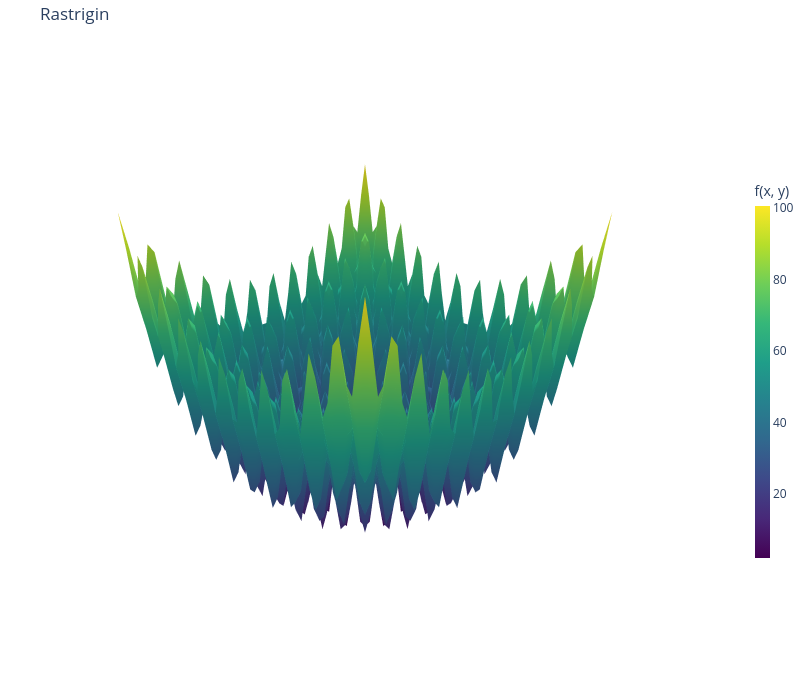
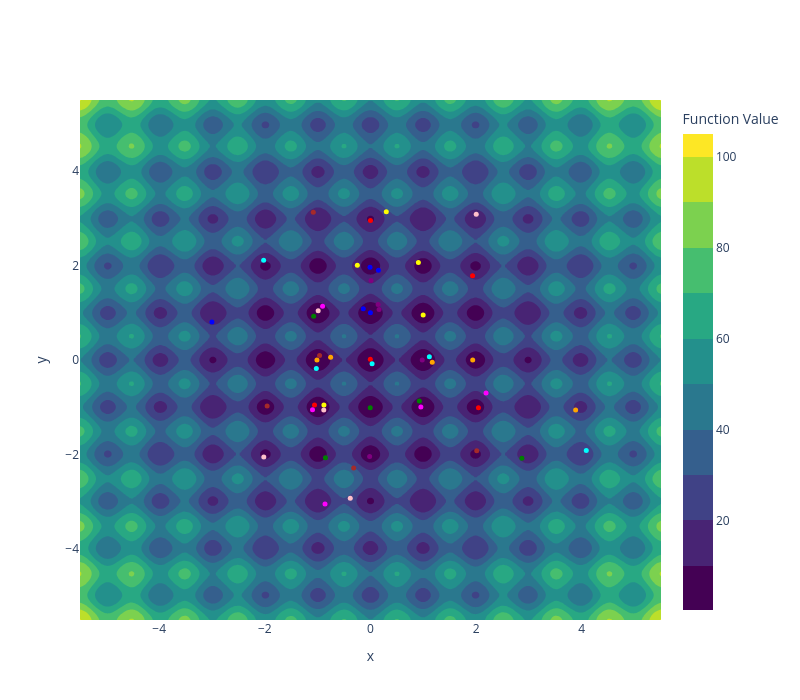

The notebook cell saved with these charts, in order:
### Code cell
plot_3d_surface_without_grid(rastrigin)
plot_contour_and_paths(rastrigin, paths)

### Figure 1 — Plotly figure (JSON) as saved in the notebook; plotly's stock layout.template omitted (floating-point values rounded to 4 significant figures; data arrays with more than 128 entries replaced by an {"elided": "..."} marker saying what was removed)
{"data": [{"colorbar": {"len": 0.6, "thickness": 15, "title": {"text": "f(x, y)"}}, "colorscale": [[0, "#440154"], [0.1111, "#482878"], [0.2222, "#3e4989"], [0.3333, "#31688e"], [0.4444, "#26828e"], [0.5556, "#1f9e89"], [0.6667, "#35b779"], [0.7778, "#6ece58"], [0.8889, "#b5de2b"], [1, "#fde725"]], "type": "surface", "x": {"elided": "50x50 float values"}, "y": {"elided": "50x50 float values"}, "z": {"elided": "50x50 float values"}}], "layout": {"height": 700, "margin": {"b": 0, "l": 0, "r": 0, "t": 40}, "paper_bgcolor": "white", "scene": {"camera": {"eye": {"x": 1.5, "y": 1.5, "z": 1}}, "xaxis": {"showbackground": false, "showgrid": false, "showline": false, "showticklabels": false, "ticks": "", "title": {"text": ""}, "visible": false, "zeroline": false}, "yaxis": {"showbackground": false, "showgrid": false, "showline": false, "showticklabels": false, "ticks": "", "title": {"text": ""}, "visible": false, "zeroline": false}, "zaxis": {"showbackground": false, "showgrid": false, "showline": false, "showticklabels": false, "ticks": "", "title": {"text": ""}, "visible": false, "zeroline": false}}, "title": {"text": "Rastrigin"}, "width": 800}}

### Figure 2 — Plotly figure (JSON) as saved in the notebook; plotly's stock layout.template omitted (floating-point values rounded to 4 significant figures; data arrays with more than 128 entries replaced by an {"elided": "..."} marker saying what was removed)
{"data": [{"colorbar": {"title": {"text": "Function Value"}}, "colorscale": [[0, "#440154"], [0.1111, "#482878"], [0.2222, "#3e4989"], [0.3333, "#31688e"], [0.4444, "#26828e"], [0.5556, "#1f9e89"], [0.6667, "#35b779"], [0.7778, "#6ece58"], [0.8889, "#b5de2b"], [1, "#fde725"]], "contours": {"showlines": false}, "type": "contour", "x": {"elided": "200 float values"}, "y": {"elided": "200 float values"}, "z": {"elided": "200x200 float values"}}, {"line": {"color": "red", "width": 2}, "marker": {"size": 5}, "mode": "lines+markers", "showlegend": false, "type": "scatter", "x": [-0.003351], "y": [0.01756]}, {"line": {"color": "blue", "width": 2}, "marker": {"size": 5}, "mode": "lines+markers", "showlegend": false, "type": "scatter", "x": [-0.001525], "y": [1.002]}, {"line": {"color": "green", "width": 2}, "marker": {"size": 5}, "mode": "lines+markers", "showlegend": false, "type": "scatter", "x": [-0.005099], "y": [-1.008]}, {"line": {"color": "purple", "width": 2}, "marker": {"size": 5}, "mode": "lines+markers", "showlegend": false, "type": "scatter", "x": [0.9796], "y": [-0.002198]}, {"line": {"color": "orange", "width": 2}, "marker": {"size": 5}, "mode": "lines+markers", "showlegend": false, "type": "scatter", "x": [-1.014], "y": [-0.00241]}, {"line": {"color": "cyan", "width": 2}, "marker": {"size": 5}, "mode": "lines+markers", "showlegend": false, "type": "scatter", "x": [0.0301], "y": [-0.07915]}, {"line": {"color": "magenta", "width": 2}, "marker": {"size": 5}, "mode": "lines+markers", "showlegend": false, "type": "scatter", "x": [0.9535], "y": [-0.9947]}, {"line": {"color": "yellow", "width": 2}, "marker": {"size": 5}, "mode": "lines+markers", "showlegend": false, "type": "scatter", "x": [0.997], "y": [0.9496]}, {"line": {"color": "pink", "width": 2}, "marker": {"size": 5}, "mode": "lines+markers", "showlegend": false, "type": "scatter", "x": [-0.9904], "y": [1.04]}, {"line": {"color": "brown", "width": 2}, "marker": {"size": 5}, "mode": "lines+markers", "showlegend": false, "type": "scatter", "x": [-0.9642], "y": [0.09565]}, {"line": {"color": "red", "width": 2}, "marker": {"size": 5}, "mode": "lines+markers", "showlegend": false, "type": "scatter", "x": [-1.06], "y": [-0.952]}, {"line": {"color": "blue", "width": 2}, "marker": {"size": 5}, "mode": "lines+markers", "showlegend": false, "type": "scatter", "x": [-0.009495], "y": [1.962]}, {"line": {"color": "green", "width": 2}, "marker": {"size": 5}, "mode": "lines+markers", "showlegend": false, "type": "scatter", "x": [-1.076], "y": [0.9263]}, {"line": {"color": "purple", "width": 2}, "marker": {"size": 5}, "mode": "lines+markers", "showlegend": false, "type": "scatter", "x": [-0.01642], "y": [-2.039]}, {"line": {"color": "orange", "width": 2}, "marker": {"size": 5}, "mode": "lines+markers", "showlegend": false, "type": "scatter", "x": [1.935], "y": [0.0008777]}, {"line": {"color": "cyan", "width": 2}, "marker": {"size": 5}, "mode": "lines+markers", "showlegend": false, "type": "scatter", "x": [1.114], "y": [0.06743]}, {"line": {"color": "magenta", "width": 2}, "marker": {"size": 5}, "mode": "lines+markers", "showlegend": false, "type": "scatter", "x": [-1.098], "y": [-1.05]}, {"line": {"color": "yellow", "width": 2}, "marker": {"size": 5}, "mode": "lines+markers", "showlegend": false, "type": "scatter", "x": [-0.8821], "y": [-0.9502]}, {"line": {"color": "pink", "width": 2}, "marker": {"size": 5}, "mode": "lines+markers", "showlegend": false, "type": "scatter", "x": [-0.8847], "y": [-1.056]}, {"line": {"color": "brown", "width": 2}, "marker": {"size": 5}, "mode": "lines+markers", "showlegend": false, "type": "scatter", "x": [-1.957], "y": [-0.9734]}, {"line": {"color": "red", "width": 2}, "marker": {"size": 5}, "mode": "lines+markers", "showlegend": false, "type": "scatter", "x": [2.044], "y": [-1.012]}, {"line": {"color": "blue", "width": 2}, "marker": {"size": 5}, "mode": "lines+markers", "showlegend": false, "type": "scatter", "x": [-0.1368], "y": [1.082]}, {"line": {"color": "green", "width": 2}, "marker": {"size": 5}, "mode": "lines+markers", "showlegend": false, "type": "scatter", "x": [0.9242], "y": [-0.8675]}, {"line": {"color": "purple", "width": 2}, "marker": {"size": 5}, "mode": "lines+markers", "showlegend": false, "type": "scatter", "x": [0.1628], "y": [1.066]}, {"line": {"color": "orange", "width": 2}, "marker": {"size": 5}, "mode": "lines+markers", "showlegend": false, "type": "scatter", "x": [1.169], "y": [-0.04951]}, {"line": {"color": "cyan", "width": 2}, "marker": {"size": 5}, "mode": "lines+markers", "showlegend": false, "type": "scatter", "x": [-1.026], "y": [-0.181]}, {"line": {"color": "magenta", "width": 2}, "marker": {"size": 5}, "mode": "lines+markers", "showlegend": false, "type": "scatter", "x": [-0.9074], "y": [1.135]}, {"line": {"color": "yellow", "width": 2}, "marker": {"size": 5}, "mode": "lines+markers", "showlegend": false, "type": "scatter", "x": [0.9063], "y": [2.064]}, {"line": {"color": "pink", "width": 2}, "marker": {"size": 5}, "mode": "lines+markers", "showlegend": false, "type": "scatter", "x": [-2.02], "y": [-2.053]}, {"line": {"color": "brown", "width": 2}, "marker": {"size": 5}, "mode": "lines+markers", "showlegend": false, "type": "scatter", "x": [2.012], "y": [-1.92]}, {"line": {"color": "red", "width": 2}, "marker": {"size": 5}, "mode": "lines+markers", "showlegend": false, "type": "scatter", "x": [-0.0001967], "y": [2.952]}, {"line": {"color": "blue", "width": 2}, "marker": {"size": 5}, "mode": "lines+markers", "showlegend": false, "type": "scatter", "x": [0.15], "y": [1.898]}, {"line": {"color": "green", "width": 2}, "marker": {"size": 5}, "mode": "lines+markers", "showlegend": false, "type": "scatter", "x": [-0.8527], "y": [-2.07]}, {"line": {"color": "purple", "width": 2}, "marker": {"size": 5}, "mode": "lines+markers", "showlegend": false, "type": "scatter", "x": [0.1442], "y": [1.174]}, {"line": {"color": "orange", "width": 2}, "marker": {"size": 5}, "mode": "lines+markers", "showlegend": false, "type": "scatter", "x": [-0.7548], "y": [0.05781]}, {"line": {"color": "cyan", "width": 2}, "marker": {"size": 5}, "mode": "lines+markers", "showlegend": false, "type": "scatter", "x": [-2.023], "y": [2.111]}, {"line": {"color": "magenta", "width": 2}, "marker": {"size": 5}, "mode": "lines+markers", "showlegend": false, "type": "scatter", "x": [-0.861], "y": [-3.045]}, {"line": {"color": "yellow", "width": 2}, "marker": {"size": 5}, "mode": "lines+markers", "showlegend": false, "type": "scatter", "x": [-0.2496], "y": [2.002]}, {"line": {"color": "pink", "width": 2}, "marker": {"size": 5}, "mode": "lines+markers", "showlegend": false, "type": "scatter", "x": [2.002], "y": [3.085]}, {"line": {"color": "brown", "width": 2}, "marker": {"size": 5}, "mode": "lines+markers", "showlegend": false, "type": "scatter", "x": [-1.083], "y": [3.123]}, {"line": {"color": "red", "width": 2}, "marker": {"size": 5}, "mode": "lines+markers", "showlegend": false, "type": "scatter", "x": [1.933], "y": [1.784]}, {"line": {"color": "blue", "width": 2}, "marker": {"size": 5}, "mode": "lines+markers", "showlegend": false, "type": "scatter", "x": [-3.002], "y": [0.8061]}, {"line": {"color": "green", "width": 2}, "marker": {"size": 5}, "mode": "lines+markers", "showlegend": false, "type": "scatter", "x": [2.866], "y": [-2.079]}, {"line": {"color": "purple", "width": 2}, "marker": {"size": 5}, "mode": "lines+markers", "showlegend": false, "type": "scatter", "x": [0.009686], "y": [1.679]}, {"line": {"color": "orange", "width": 2}, "marker": {"size": 5}, "mode": "lines+markers", "showlegend": false, "type": "scatter", "x": [3.884], "y": [-1.06]}, {"line": {"color": "cyan", "width": 2}, "marker": {"size": 5}, "mode": "lines+markers", "showlegend": false, "type": "scatter", "x": [4.085], "y": [-1.915]}, {"line": {"color": "magenta", "width": 2}, "marker": {"size": 5}, "mode": "lines+markers", "showlegend": false, "type": "scatter", "x": [2.188], "y": [-0.7006]}, {"line": {"color": "yellow", "width": 2}, "marker": {"size": 5}, "mode": "lines+markers", "showlegend": false, "type": "scatter", "x": [0.2993], "y": [3.138]}, {"line": {"color": "pink", "width": 2}, "marker": {"size": 5}, "mode": "lines+markers", "showlegend": false, "type": "scatter", "x": [-0.3831], "y": [-2.927]}, {"line": {"color": "brown", "width": 2}, "marker": {"size": 5}, "mode": "lines+markers", "showlegend": false, "type": "scatter", "x": [-0.3185], "y": [-2.285]}], "layout": {"height": 700, "title": {"text": ""}, "width": 800, "xaxis": {"title": {"text": "x"}}, "yaxis": {"title": {"text": "y"}}}}
